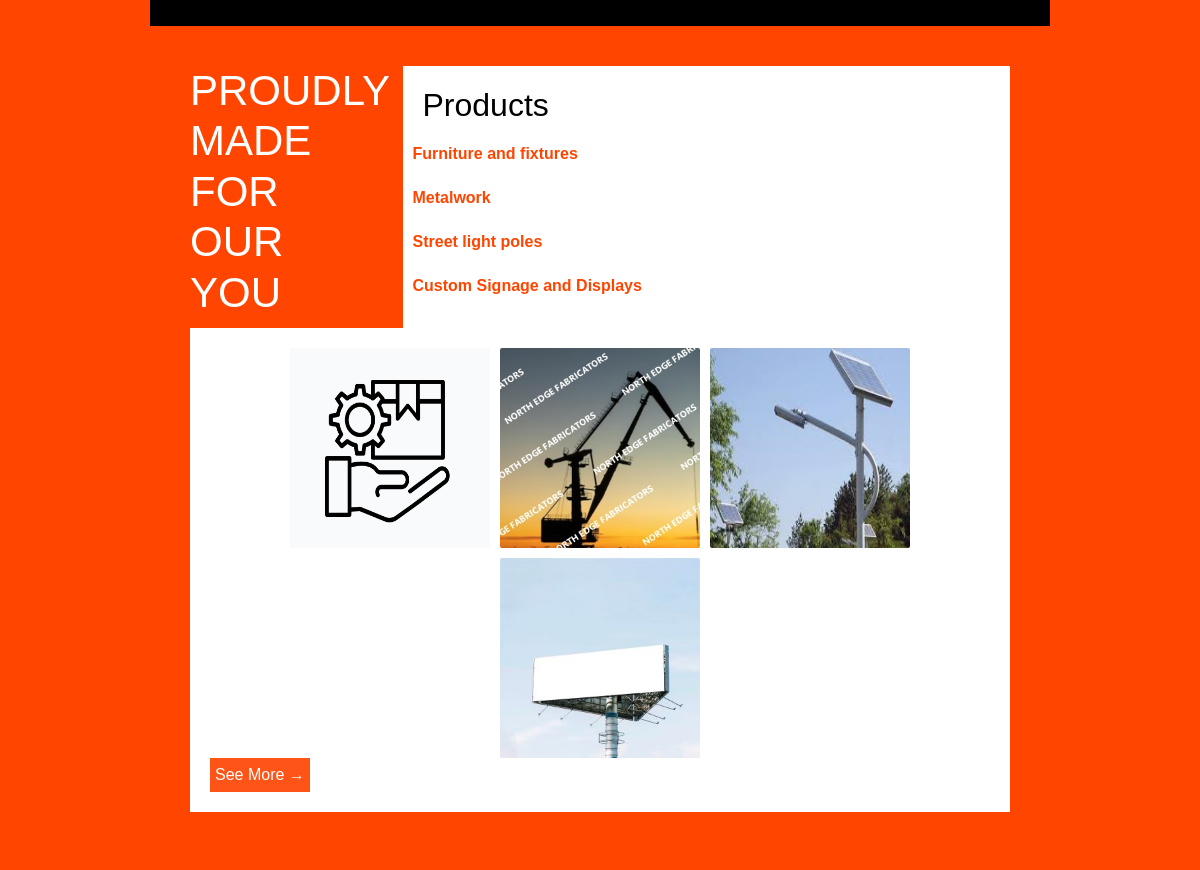
/ (middle part), run on an earlier commit of the app's database.
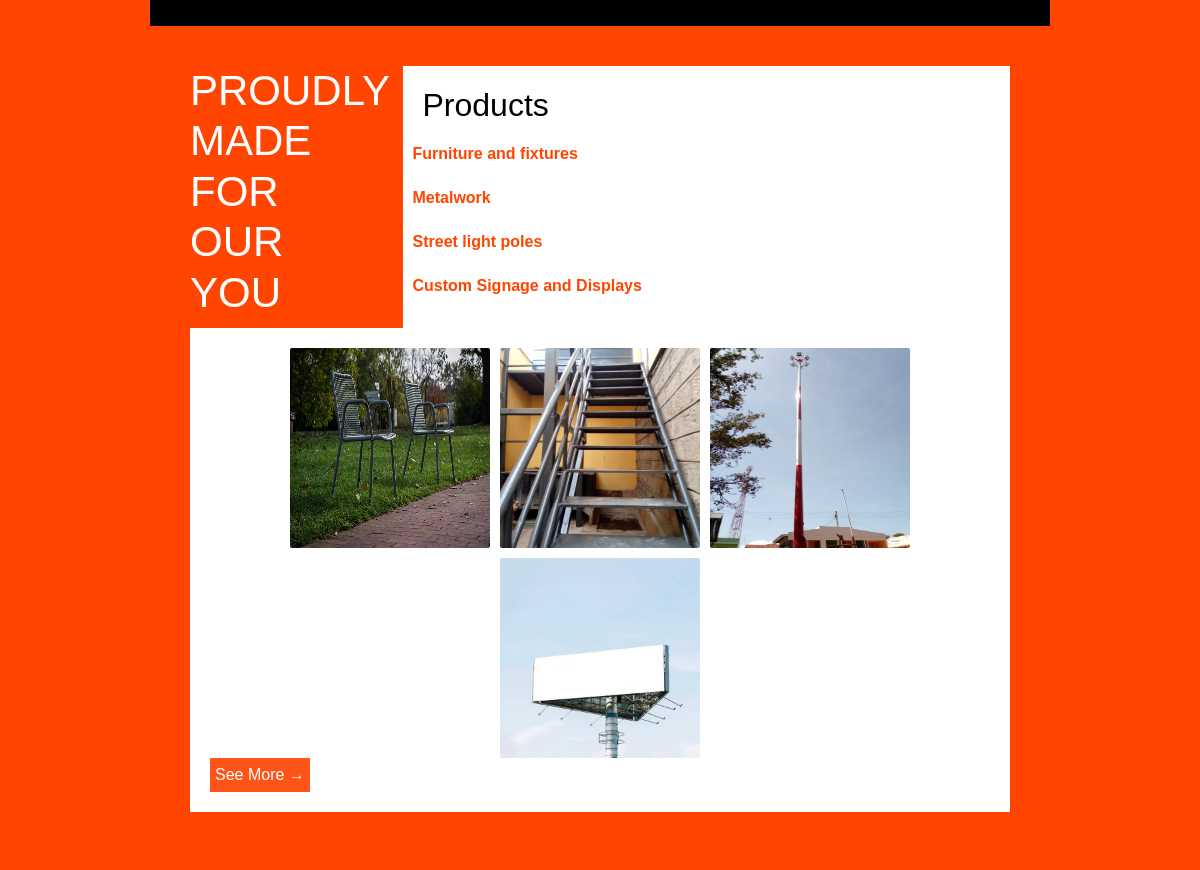
And on a later commit of the database.
### homeapp/models.py (models this page shows, shortened)
class Product(models.Model):
    name = models.CharField(max_length=100)
    description = models.TextField()
    product_image = models.ImageField(upload_to='products_images/', default='default_image.jpg')

### homeapp/views.py (the view)
# urls.py: path("", views.home_view, name='home'),
def home_view(request):
    projects = Project.objects.all()
    products=Product.objects.all()
    services = Service.objects.all()
    context = {'services':services,'products':products,'projects': projects}
    return render(request, 'homeapp/home.html', context)

### homeapp/templates/homeapp/home.html (shortened to what this page needs)
{% extends 'homeapp/base.html' %}
{% block content %}
{% load static %}
<div class="container aboutdiv">
        <div>
           <a  class="nav-link" href="{% url 'about' %}"> <button class="linkButton">Learn More →</button> </a>
        </div>
</div>
<section class="responsive-section container">
    <div class="container">
        <div class="row">
            <div class="col-md-3 ">
                <div>
                   <h1 class="boldh1"> PROUDLY MADE FOR OUR YOU </h1>
                </div>
            </div>
            <div class="col-md-9 ">
                <div class="pdiv">
                    <h4>Products</h4>
                        {% for product in products %}
                        <p class="listP">{{product.name}}</p>
                        {% endfor %}
                </div>
            </div>
        </div>
        <section class="responsive-section2">
            <div class="image-section ">
                {% for product in products %}
                <img src="{{product.product_image.url}}" alt="product image">
                {% endfor %}
            </div>
            <a  href="{% url 'products' %}"> <button class="linkButton">See More →</button> </a>
        </section>
    </div>
</section>
<section class="responsive-section">
</section>
{% endblock %}

### homeapp/templates/homeapp/base.html (shortened to what this page needs)
<!doctype html>
<html lang="en">
  <head>
    {% load static %}
    <link rel="stylesheet" href="https://cdn.jsdelivr.net/npm/bootstrap@4.1.3/dist/css/bootstrap.min.css">
    <link rel="stylesheet" type="text/css" href="{% static 'homeapp/css/main_style.css' %}">
    <link rel="stylesheet" type="text/css" href="{% static 'homeapp/css/css_ids.css' %}">
    <link rel="stylesheet" type="text/css" href="{% static 'homeapp/css/slideshow.css' %}">
    <link rel="stylesheet" type="text/css" href="{% static 'homeapp/css/footer.css' %}">
    <link rel="stylesheet" type="text/css" href="{% static 'homeapp/css/about.css' %}">
    <link rel="stylesheet" type="text/css" href="{% static 'homeapp/css/contact.css' %}">
    <link rel="stylesheet" type="text/css" href="{% static 'homeapp/css/service.css' %}">
    <link rel="stylesheet" type="text/css" href="{% static 'homeapp/css/products.css' %}">
    <link rel="stylesheet" type="text/css" href="{% static 'homeapp/css/project.css' %}">
  </head>
<body>
  <main>
    {% block content %}{% endblock %}
  </main>
</body>
</html>

### homeapp/static/homeapp/css/main_style.css (style rules this page uses)
body { font-family: Arial, sans-serif; margin: 0; padding: 0; scroll-behavior: smooth; background-color: orangered; }
p { color: white; font-weight: 700; }
.container { max-width: 900px; margin: 0 auto; padding: 20px; }
h1 { font-size: 24px; margin-bottom: 10px; }
p { font-size: 16px; margin-bottom: 20px; }
img { max-width: 100%; height: auto; }
.responsive-section { padding: 20px; background-color: orangered; min-height: 450px; }
.responsive-section2 { padding: 20px; background-color: white; }
.linkButton { background-color: rgba(255, 68, 0, 0.911); color: white; padding: 5px; border: none; border-radius:0px; cursor: hand; }
.listP { color: orangered; font-size: 16px; font-weight: bold; }
.pdiv { background-color: white; padding: 10px; }
.pdiv h4 { color: black; padding: 10px; font-size: xx-large; }
.aboutdiv { background-color: black; padding: 10px; color: white ; padding: 20px; }
.boldh1 { font-size: 42px; color: white; }
.image-section { display: flex; flex-wrap: wrap; justify-content: center; gap: 10px; }
.image-section img { height: 200px; width: 200px; border-radius: 2px; }

What changed in the data, as far as the page shows it:
changed Product "Furniture and fixtures": product_image: a different picture
changed Product "Metalwork": product_image: picture added in place of a placeholder
changed Product "Street light poles": product_image: a different picture
